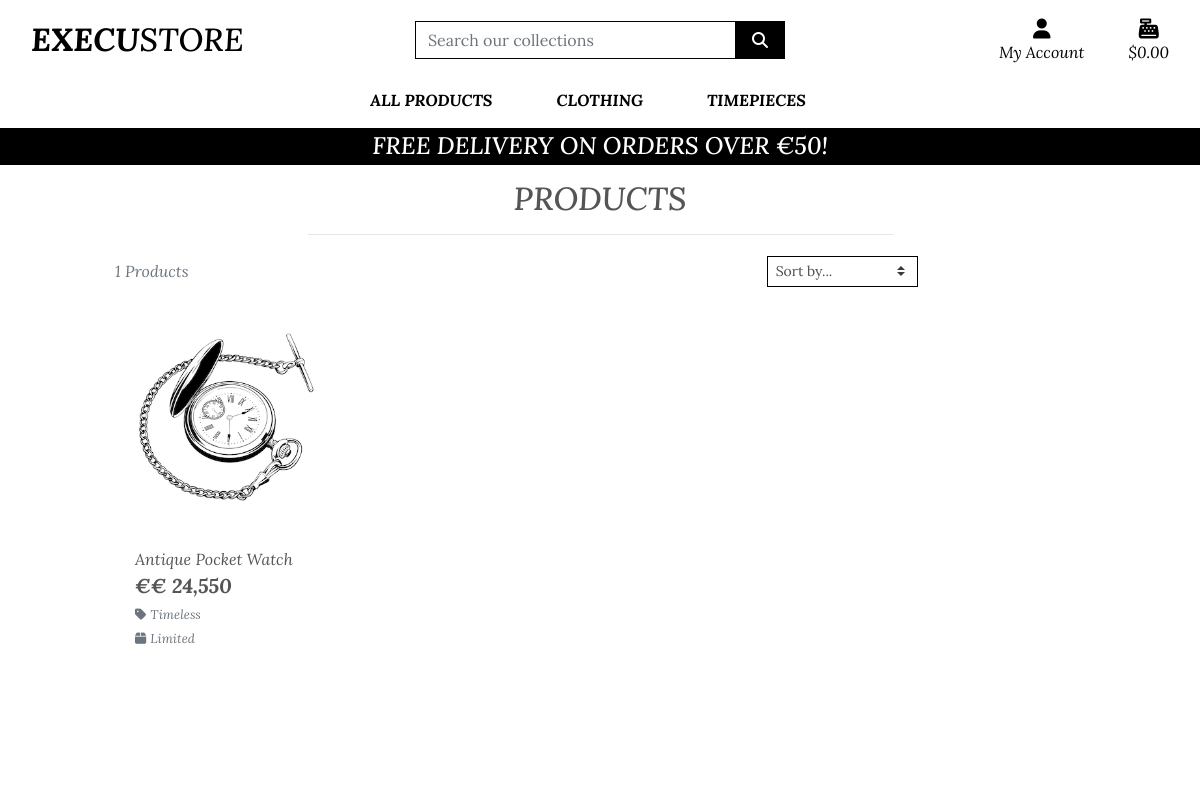
Before: /products/ with the older database file.
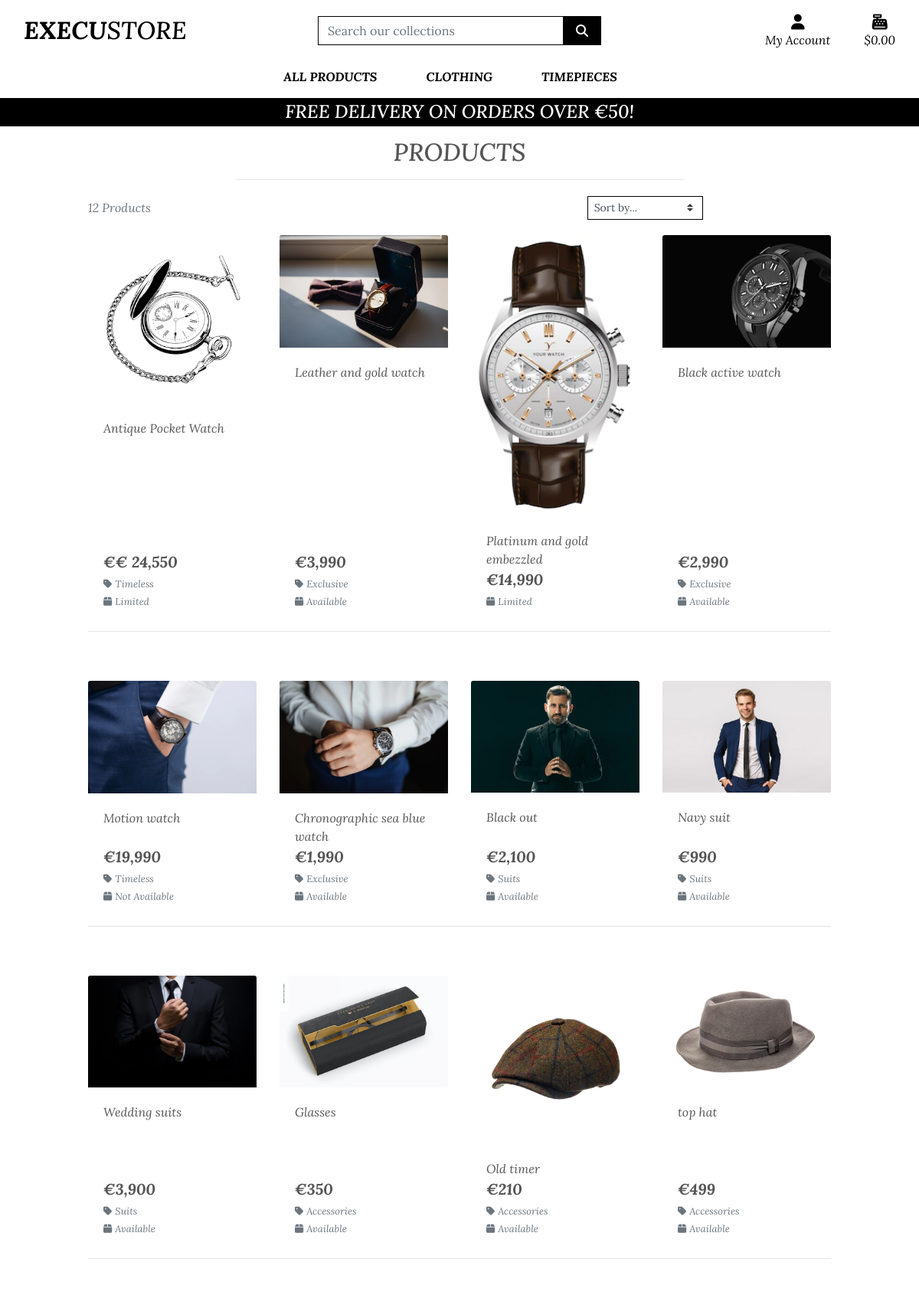
After: the same page with the newer database file.
### products/models.py (models this page shows, shortened)
class Product(models.Model):
    category = models.ForeignKey('Category', null=True, blank=True,
                                 on_delete=models.SET_NULL)
    name = models.CharField(max_length=255)
    description = models.TextField()
    price = models.CharField(max_length=255)
    availability = models.CharField(max_length=255)
    image_url = models.URLField(max_length=1024, null=True, blank=True)
    image = models.ImageField(null=True, blank=True)
    created_at = models.DateTimeField(auto_now_add=True)

class Category(models.Model):
    name = models.CharField(max_length=254)
    friendly_name = models.CharField(max_length=254, null=True, blank=True)

### products/views.py (the view, shortened to what this page needs)
# urls.py: path('', views.all_products, name='products'),
def all_products(request):
    product = Product.objects.all()
    query = None
    categories = None
    sort = None
    direction = None
    current_sorting = f'{sort}_{direction}'
    context = {
        'products': product,
        'current_categories': categories,
        'search_term': query,
        'current_sorting': current_sorting,
    }
    product_page = 'products/products.html'
    return render(request, product_page, context)

### bag/contexts.py (called while the page is built)
def bag_contents(request):
    bag_items = []
    total = 0
    product_count = 0
    if total < settings.FREE_DELIVERY_THRESHOLD:
        delivery = total * Decimal(settings.STANDARD_DELIVERY_PERCENTAGE / 100)
        free_delivery_delta = settings.FREE_DELIVERY_THRESHOLD - total
    else:
        delivery = 0
        free_delivery_delta = 0
    grand_total = delivery + total
    context = {
        'bag_items': bag_items,
        'total': total,
        'product_count': product_count,
        'delivery': delivery,
        'free_delivery_delta': free_delivery_delta,
        'free_delivery_threshold': settings.FREE_DELIVERY_THRESHOLD,
        'grand_total': grand_total,
    }
    return context

### products/templates/products/products.html (shortened to what this page needs)
{% extends "base.html" %}
{% load static %}
{% block page_header %}
    <div class="container header-container">
    </div>
{% endblock %}
{% block content %}
    <div class="overlay"></div>
    <div class="container-fluid">
        <div class="row">
            <div class="col text-center mt-3">
                <h2 class="logo-font">Products</h2>
                <hr class="w-50 mb-1">
            </div>
        </div>
        <div class="row">
            <div class="product-container col-10 offset-1">
                <div class="row mt-1 mb-2">
                    <div class="col-12 col-md-4 my-auto order-md-last d-flex justify-content-right justify-content-md-end">
                        <div class="sort-select-wrapper w-50">
                            <select id="sort-selector" class="custom-select custom-select-sm rounded-0 border border-{% if current_sorting != 'None_None' %}info{% else %}black{% endif %}">
                                <option value="reset" {% if current_sorting == 'None_None' %}selected{% endif %}>Sort by...</option>
                            </select>
                        </div>
                    </div>
                    <div class="col-12 col-md-6 order-md-first">
                        <p class="text-muted mt-3 text-center text-md-left">
                            {{ products|length }} Products{% if search_term %} found for <strong>"{{ search_term }}"</strong>{% endif %}
                        </p>
                    </div>
                </div>
                <div class="row">
                    {% for product in products %}
                        <div class="col-sm-6 col-md-6 col-lg-4 col-xl-3">
                            <div class="card h-100 border-0">
                                <a href="{% url 'product_detail' product.id %}">
                                    <img class="card-img-top img-fluid" src="{{ product.image.url }}" alt="{{ product.name }}">
                                </a>
                                <div class="card-body pb-0">
                                    <p class="mb-0">{{ product.name }}</p>
                                </div>
                                <div class="card-footer bg-white pt-0 border-0 text-left">
                                    <div class="row">
                                        <div class="col">
                                            <p class="lead mb-0 text-left font-weight-bold">€{{ product.price }}</p>
                                            {% if product.category %}
                                            <p class="small mt-1 mb-0">
                                                <a class="text-muted" href="{% url 'products' %}?category={{ product.category.name }}">
                                                    <i class="fas fa-light fa-tag mr-1"></i>{{ product.category.friendly_name }}
                                                </a>
                                            </p>
                                            {% endif %}
                                            {% if product.availability %}
                                                <small class="text-muted"><i class="fas fa-light fa-box mr-1"></i>{{ product.availability }}</small>
                                            {% else %}
                                                <small class="text-muted">Contact For Availability</small>
                                            {% endif %}
                                        </div>
                                    </div>
                                </div>
                            </div>
                        </div>
                        {% if forloop.counter|divisibleby:4 %}
                            <div class="col-12 d-none d-xl-block mb-5">
                                <hr>
                            </div>
                        {% endif %}
                {% endfor %}
            </div>
        </div>
    </div>
{% endblock %}

### templates/base.html (shortened to what this page needs)
{% load static %}
<!doctype html>
<html lang="en">
  <head>
    {% block corecss %}
        <link rel="stylesheet" href="https://stackpath.bootstrapcdn.com/bootstrap/4.4.1/css/bootstrap.min.css">
        <link rel="stylesheet" href="{% static 'css/base.css' %}">
    {% endblock %}
  </head>
  <body>
    <header class="container-fluid fixed-top">
        <div id="topnav" class="row bg-white pt-lg-2 d-none d-lg-flex">
            <div class="col-12 col-lg-4 my-auto py-1 py-lg-0 text-center text-lg-left">
                <a href="{% url 'home' %}" class="nav-link main-logo-link">
                    <h2 class="logo-font text-black my-0"><strong>Execu</strong>Store</h2>
                </a>
            </div>
            <div class="col-12 col-lg-4 my-auto py-1 py-lg-0">
                <form method="GET" action="{% url 'products' %}">
                    <div class="input-group w-100">
                        <input class="form-control border border-black rounded-0" type="text" name="q" placeholder="Search our collections">
                        <div class="input-group-append">
                            <button class="form-control btn btn-black border border-black rounded-0" type="submit">
                                <span class="icon">
                                    <i class="fas fa-search"></i>
                                </span>
                            </button>
                        </div>
                    </div>
                </form>
            </div>
            <div class="col-12 col-lg-4 my-auto py-1 py-lg-0">
                <ul class="list-inline list-unstyled text-center text-lg-right my-0">
                    <li class="list-inline-item dropdown">
                        <a class="text-black nav-link" href="#" id="user-options" data-toggle="dropdown" aria-haspopup="true" aria-expanded="false">
                            <div class="text-center">
                                <div><i class="fas fa-user fa-lg"></i></div>
                                <p class="my-0">My Account</p>
                            </div>
                        </a>
                    </li>
                    <li class="list-inline-item">
                        <a class="{% if grand_total %}text-info font-weight-bold{% else %}text-black{% endif %} nav-link" href="{% url 'view_bag' %}">
                            <div class="text-center">
                                <div><i class="fas fa-cash-register fa-lg"></i></div>
                                <p class="my-0">
                                    {% if grand_total %}
                                        ${{ grand_total|floatformat:2 }}
                                    {% else %}
                                        $0.00
                                    {% endif %}
                                </p>
                            </div>
                        </a>
                    </li>
                </ul>
            </div>
        </div>
        <div class="row bg-white">
            <nav class="navbar navbar-expand-lg navbar-light w-100">
                {% include 'includes/main-nav.html' %}
            </nav>
        </div>
        <div id="delivery-banner" class="row text-center">
            <div class="col bg-black text-white">
                <h4 class="logo-font my-1">Free delivery on orders over €{{ free_delivery_threshold }}!</h4>
            </div>
        </div>
    </header>
    {% block page_header %}
    {% endblock %}
    {% block content %}
    {% endblock %}
  </body>
</html>

### templates/includes/main-nav.html (shortened to what this page needs)
<div class="collapse navbar-collapse" id="main-nav">
    <ul class="navbar-nav w-auto mx-auto">
        <li class="nav-item dropdown">
            <a class="logo-font font-weight-bold nav-link text-black mr-5" href="#" id="all-products-link" data-toggle="dropdown" aria-haspopup="true" aria-expanded="false">
                All Products
            </a>
        </li>
        <li class="nav-item dropdown">
            <a class="logo-font font-weight-bold nav-link text-black mr-5" href="#" id="clothing-link" data-toggle="dropdown" aria-haspopup="true" aria-expanded="false">
                Clothing
            </a>
        </li>
        <li class="nav-item dropdown">
            <a class="logo-font font-weight-bold nav-link text-black mr-5" href="#" id="timepieces-link" data-toggle="dropdown" aria-haspopup="true" aria-expanded="false">
                Timepieces
            </a>
        </li>
    </ul>
</div>

### static/css/base.css (style rules this page uses)
html { height: 100%; }
body { background: url('/media/homepage-image.jpg') no-repeat center center fixed; background-size: cover; height: calc(100vh - 164px); color: #555; font-family: 'Lora'; font-style: italic; }
.icon { align-items: center; display: inline-flex; justify-content: center; height: 1.5rem; width: 1.5rem; }
.logo-font { text-transform: uppercase; }
.main-logo-link { width: fit-content; }
.btn-black { background: black; color: white; }
.text-black { color: #000 !important; }
.border-black { border: 1px solid black !important; }
.bg-black { background-color: #000 !important; }
.overlay { height: 100%; width: 100%; top: 0; left: 0; position: fixed; background: white; z-index: -1; }
@media (min-width: 1200px) { .container { max-width: 80%; } }
@media (min-width: 992px) { .header-container { padding-top: 164px; } }

Changed rows visible on the page:
added Product: image (picture), name "Leather and gold watch", price "3,990", category.friendly_name "Exclusive", availability "Available"
added Product: image (picture), name "Platinum and gold embezzled", price "14,990", availability "Limited"
added Product: image (picture), name "Black active watch", price "2,990", category.friendly_name "Exclusive", availability "Available"
added Product: image (picture), name "Motion watch", price "19,990", category.friendly_name "Timeless", availability "Not Available"
added Product: image (picture), name "Chronographic sea blue watch", price "1,990", category.friendly_name "Exclusive", availability "Available"
added Product: image (picture), name "Black out", price "2,100", category.friendly_name "Suits", availability "Available"
added Product: image (picture), name "Navy suit", price "990", category.friendly_name "Suits", availability "Available"
added Product: image (picture), name "Wedding suits", price "3,900", category.friendly_name "Suits", availability "Available"
added Product: image (picture), name "Glasses", price "350", category.friendly_name "Accessories", availability "Available"
added Product: image (picture), name "Old timer", price "210", category.friendly_name "Accessories", availability "Available"
added Product: image (picture), name "top hat", price "499", category.friendly_name "Accessories", availability "Available"
Other visible differences:
{{ products|length }}: "1" → "12"
